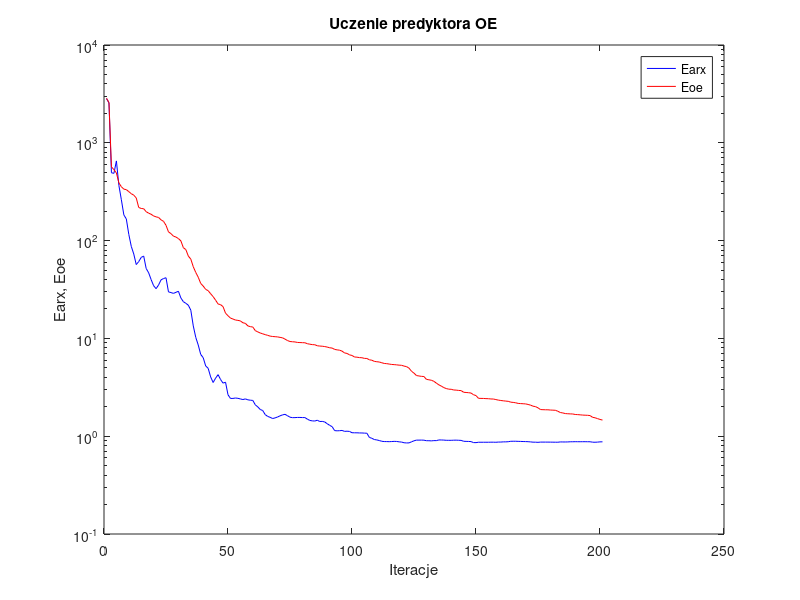
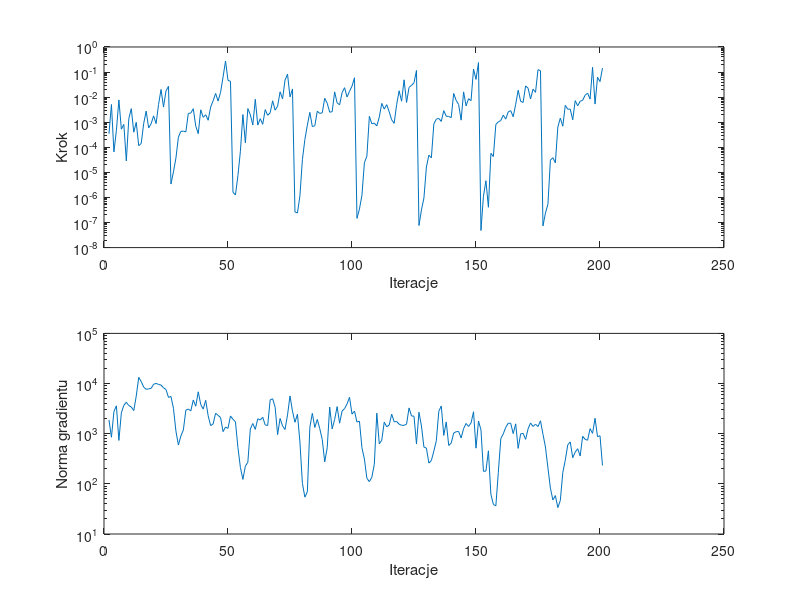

Reproduce these figures in MATLAB, in order.
%uczenie predyktora oe
clear all;
n=0; farx(n+1)=2.833337e+003; foe(n+1)=2.855579e+003; wspucz(n+1)=0.000000e+000; ng(n+1)=0.000000e+000;
%odnowa zmiennej metryki
n=1; farx(n+1)=2.557224e+003; foe(n+1)=2.583087e+003; krok(n+1)=3.467612e-004; ng(n+1)=1.878280e+003;
n=2; farx(n+1)=4.940661e+002; foe(n+1)=5.681336e+002; krok(n+1)=5.097234e-003; ng(n+1)=8.491430e+002;
n=3; farx(n+1)=4.872572e+002; foe(n+1)=5.311162e+002; krok(n+1)=6.549403e-005; ng(n+1)=2.767063e+003;
n=4; farx(n+1)=6.527462e+002; foe(n+1)=4.921113e+002; krok(n+1)=4.723236e-004; ng(n+1)=3.594606e+003;
n=5; farx(n+1)=3.666431e+002; foe(n+1)=3.894613e+002; krok(n+1)=7.737158e-003; ng(n+1)=7.344671e+002;
n=6; farx(n+1)=2.616813e+002; foe(n+1)=3.554259e+002; krok(n+1)=5.279905e-004; ng(n+1)=2.604447e+003;
n=7; farx(n+1)=1.831845e+002; foe(n+1)=3.358712e+002; krok(n+1)=8.178849e-004; ng(n+1)=3.683446e+003;
n=8; farx(n+1)=1.663998e+002; foe(n+1)=3.320189e+002; krok(n+1)=2.867992e-005; ng(n+1)=4.232961e+003;
n=9; farx(n+1)=1.157357e+002; foe(n+1)=3.166004e+002; krok(n+1)=1.387045e-003; ng(n+1)=3.632377e+003;
n=10; farx(n+1)=8.728900e+001; foe(n+1)=3.016445e+002; krok(n+1)=3.473809e-003; ng(n+1)=3.416719e+003;
n=11; farx(n+1)=7.291007e+001; foe(n+1)=2.915020e+002; krok(n+1)=4.008663e-004; ng(n+1)=2.887505e+003;
n=12; farx(n+1)=5.686907e+001; foe(n+1)=2.729538e+002; krok(n+1)=9.915259e-004; ng(n+1)=5.620577e+003;
n=13; farx(n+1)=6.104255e+001; foe(n+1)=2.181852e+002; krok(n+1)=1.156138e-004; ng(n+1)=1.328358e+004;
n=14; farx(n+1)=6.730048e+001; foe(n+1)=2.131353e+002; krok(n+1)=1.418485e-004; ng(n+1)=1.096328e+004;
n=15; farx(n+1)=6.953468e+001; foe(n+1)=2.117678e+002; krok(n+1)=8.861138e-004; ng(n+1)=8.494774e+003;
n=16; farx(n+1)=5.191239e+001; foe(n+1)=1.975823e+002; krok(n+1)=2.774090e-003; ng(n+1)=7.671434e+003;
n=17; farx(n+1)=4.687134e+001; foe(n+1)=1.907142e+002; krok(n+1)=5.958384e-004; ng(n+1)=7.833681e+003;
n=18; farx(n+1)=3.994844e+001; foe(n+1)=1.859439e+002; krok(n+1)=8.713055e-004; ng(n+1)=8.026233e+003;
n=19; farx(n+1)=3.459470e+001; foe(n+1)=1.786479e+002; krok(n+1)=1.793067e-003; ng(n+1)=9.671282e+003;
n=20; farx(n+1)=3.225532e+001; foe(n+1)=1.749273e+002; krok(n+1)=8.790130e-004; ng(n+1)=1.007563e+004;
n=21; farx(n+1)=3.516153e+001; foe(n+1)=1.724869e+002; krok(n+1)=5.128285e-003; ng(n+1)=9.576580e+003;
n=22; farx(n+1)=3.969588e+001; foe(n+1)=1.630575e+002; krok(n+1)=2.025137e-002; ng(n+1)=9.331732e+003;
n=23; farx(n+1)=4.093765e+001; foe(n+1)=1.573705e+002; krok(n+1)=4.027729e-003; ng(n+1)=8.222414e+003;
n=24; farx(n+1)=4.171614e+001; foe(n+1)=1.433750e+002; krok(n+1)=1.778972e-002; ng(n+1)=7.600802e+003;
n=25; farx(n+1)=2.990324e+001; foe(n+1)=1.228411e+002; krok(n+1)=2.691279e-002; ng(n+1)=5.294840e+003;
%odnowa zmiennej metryki
n=26; farx(n+1)=2.941390e+001; foe(n+1)=1.178043e+002; krok(n+1)=3.423357e-006; ng(n+1)=5.527100e+003;
n=27; farx(n+1)=2.887285e+001; foe(n+1)=1.110508e+002; krok(n+1)=1.046074e-005; ng(n+1)=3.213161e+003;
n=28; farx(n+1)=2.957791e+001; foe(n+1)=1.087631e+002; krok(n+1)=3.713321e-005; ng(n+1)=1.126474e+003;
n=29; farx(n+1)=3.035186e+001; foe(n+1)=1.049147e+002; krok(n+1)=2.540827e-004; ng(n+1)=5.947675e+002;
n=30; farx(n+1)=2.591220e+001; foe(n+1)=9.932342e+001; krok(n+1)=4.342261e-004; ng(n+1)=9.032102e+002;
n=31; farx(n+1)=2.373595e+001; foe(n+1)=8.461242e+001; krok(n+1)=4.395065e-004; ng(n+1)=1.185233e+003;
n=32; farx(n+1)=2.284725e+001; foe(n+1)=8.092756e+001; krok(n+1)=4.097323e-004; ng(n+1)=2.950694e+003;
n=33; farx(n+1)=2.185441e+001; foe(n+1)=6.949818e+001; krok(n+1)=2.249238e-003; ng(n+1)=3.098674e+003;
n=34; farx(n+1)=1.943346e+001; foe(n+1)=6.463991e+001; krok(n+1)=2.312359e-003; ng(n+1)=2.854793e+003;
n=35; farx(n+1)=1.341475e+001; foe(n+1)=5.401810e+001; krok(n+1)=3.456065e-003; ng(n+1)=4.693796e+003;
n=36; farx(n+1)=1.024553e+001; foe(n+1)=4.724215e+001; krok(n+1)=6.946998e-004; ng(n+1)=3.536926e+003;
n=37; farx(n+1)=8.555223e+000; foe(n+1)=4.221019e+001; krok(n+1)=3.505202e-004; ng(n+1)=6.841761e+003;
n=38; farx(n+1)=6.852589e+000; foe(n+1)=3.646333e+001; krok(n+1)=3.127439e-003; ng(n+1)=3.820426e+003;
n=39; farx(n+1)=6.353343e+000; foe(n+1)=3.429754e+001; krok(n+1)=1.564230e-003; ng(n+1)=3.097529e+003;
n=40; farx(n+1)=5.226095e+000; foe(n+1)=3.172748e+001; krok(n+1)=1.995002e-003; ng(n+1)=4.633614e+003;
n=41; farx(n+1)=4.947020e+000; foe(n+1)=3.075151e+001; krok(n+1)=1.197019e-003; ng(n+1)=2.280699e+003;
n=42; farx(n+1)=4.039237e+000; foe(n+1)=2.860628e+001; krok(n+1)=4.014511e-003; ng(n+1)=1.450300e+003;
n=43; farx(n+1)=3.541145e+000; foe(n+1)=2.675619e+001; krok(n+1)=7.163682e-003; ng(n+1)=1.565691e+003;
n=44; farx(n+1)=3.922224e+000; foe(n+1)=2.459048e+001; krok(n+1)=1.406421e-002; ng(n+1)=2.555565e+003;
n=45; farx(n+1)=4.261689e+000; foe(n+1)=2.248306e+001; krok(n+1)=6.956269e-003; ng(n+1)=2.320159e+003;
n=46; farx(n+1)=3.799287e+000; foe(n+1)=2.213789e+001; krok(n+1)=1.552039e-002; ng(n+1)=2.102336e+003;
n=47; farx(n+1)=3.488637e+000; foe(n+1)=2.113768e+001; krok(n+1)=6.306675e-002; ng(n+1)=1.099974e+003;
n=48; farx(n+1)=3.568108e+000; foe(n+1)=1.810970e+001; krok(n+1)=2.760258e-001; ng(n+1)=1.357478e+003;
n=49; farx(n+1)=2.651560e+000; foe(n+1)=1.705052e+001; krok(n+1)=4.655230e-002; ng(n+1)=1.276616e+003;
n=50; farx(n+1)=2.433213e+000; foe(n+1)=1.613216e+001; krok(n+1)=4.277073e-002; ng(n+1)=2.259571e+003;
%odnowa zmiennej metryki
n=51; farx(n+1)=2.433761e+000; foe(n+1)=1.578302e+001; krok(n+1)=1.630424e-006; ng(n+1)=1.937770e+003;
n=52; farx(n+1)=2.458643e+000; foe(n+1)=1.541837e+001; krok(n+1)=1.251494e-006; ng(n+1)=1.727209e+003;
n=53; farx(n+1)=2.439065e+000; foe(n+1)=1.528327e+001; krok(n+1)=7.425417e-006; ng(n+1)=5.297367e+002;
n=54; farx(n+1)=2.405500e+000; foe(n+1)=1.509659e+001; krok(n+1)=6.997574e-005; ng(n+1)=2.124110e+002;
n=55; farx(n+1)=2.369212e+000; foe(n+1)=1.445279e+001; krok(n+1)=2.027074e-003; ng(n+1)=1.227016e+002;
n=56; farx(n+1)=2.406556e+000; foe(n+1)=1.425484e+001; krok(n+1)=1.509575e-004; ng(n+1)=2.247750e+002;
n=57; farx(n+1)=2.355850e+000; foe(n+1)=1.342346e+001; krok(n+1)=3.503934e-003; ng(n+1)=2.698745e+002;
n=58; farx(n+1)=2.333902e+000; foe(n+1)=1.318335e+001; krok(n+1)=1.997747e-003; ng(n+1)=1.238049e+003;
n=59; farx(n+1)=2.322140e+000; foe(n+1)=1.307835e+001; krok(n+1)=7.740461e-004; ng(n+1)=1.596285e+003;
n=60; farx(n+1)=2.095334e+000; foe(n+1)=1.201292e+001; krok(n+1)=8.202462e-003; ng(n+1)=1.220004e+003;
n=61; farx(n+1)=1.993749e+000; foe(n+1)=1.165638e+001; krok(n+1)=7.663457e-004; ng(n+1)=1.979977e+003;
n=62; farx(n+1)=1.876102e+000; foe(n+1)=1.135832e+001; krok(n+1)=1.387045e-003; ng(n+1)=1.874386e+003;
n=63; farx(n+1)=1.829995e+000; foe(n+1)=1.113839e+001; krok(n+1)=8.258271e-004; ng(n+1)=2.125810e+003;
n=64; farx(n+1)=1.662320e+000; foe(n+1)=1.092776e+001; krok(n+1)=3.176507e-003; ng(n+1)=1.493785e+003;
n=65; farx(n+1)=1.593920e+000; foe(n+1)=1.074860e+001; krok(n+1)=1.889294e-003; ng(n+1)=1.459053e+003;
n=66; farx(n+1)=1.559139e+000; foe(n+1)=1.055307e+001; krok(n+1)=2.368463e-003; ng(n+1)=4.729823e+003;
n=67; farx(n+1)=1.516025e+000; foe(n+1)=1.045923e+001; krok(n+1)=7.144846e-003; ng(n+1)=4.969830e+003;
n=68; farx(n+1)=1.539034e+000; foe(n+1)=1.040982e+001; krok(n+1)=3.021288e-003; ng(n+1)=3.378508e+003;
n=69; farx(n+1)=1.572511e+000; foe(n+1)=1.035861e+001; krok(n+1)=4.352613e-003; ng(n+1)=9.586737e+002;
n=70; farx(n+1)=1.615954e+000; foe(n+1)=1.024256e+001; krok(n+1)=1.626130e-002; ng(n+1)=2.015124e+003;
n=71; farx(n+1)=1.652515e+000; foe(n+1)=1.013447e+001; krok(n+1)=8.625805e-003; ng(n+1)=1.431975e+003;
n=72; farx(n+1)=1.673717e+000; foe(n+1)=9.826156e+000; krok(n+1)=4.797973e-002; ng(n+1)=1.212552e+003;
n=73; farx(n+1)=1.618829e+000; foe(n+1)=9.505086e+000; krok(n+1)=8.205256e-002; ng(n+1)=2.369294e+003;
n=74; farx(n+1)=1.564521e+000; foe(n+1)=9.293138e+000; krok(n+1)=1.021537e-002; ng(n+1)=5.662106e+003;
n=75; farx(n+1)=1.547844e+000; foe(n+1)=9.242731e+000; krok(n+1)=2.117616e-002; ng(n+1)=2.816956e+003;
%odnowa zmiennej metryki
n=76; farx(n+1)=1.549184e+000; foe(n+1)=9.200874e+000; krok(n+1)=2.632387e-007; ng(n+1)=1.691193e+003;
n=77; farx(n+1)=1.555354e+000; foe(n+1)=9.094815e+000; krok(n+1)=2.405806e-007; ng(n+1)=2.444120e+003;
n=78; farx(n+1)=1.555421e+000; foe(n+1)=9.067767e+000; krok(n+1)=1.159101e-006; ng(n+1)=6.841180e+002;
n=79; farx(n+1)=1.550715e+000; foe(n+1)=9.043394e+000; krok(n+1)=3.287425e-005; ng(n+1)=1.020821e+002;
n=80; farx(n+1)=1.550458e+000; foe(n+1)=9.027311e+000; krok(n+1)=2.045351e-004; ng(n+1)=5.425599e+001;
n=81; farx(n+1)=1.494722e+000; foe(n+1)=8.824349e+000; krok(n+1)=7.648498e-004; ng(n+1)=6.965970e+001;
n=82; farx(n+1)=1.449635e+000; foe(n+1)=8.724981e+000; krok(n+1)=2.472199e-003; ng(n+1)=1.342500e+003;
n=83; farx(n+1)=1.434785e+000; foe(n+1)=8.638841e+000; krok(n+1)=6.694872e-004; ng(n+1)=2.549157e+003;
n=84; farx(n+1)=1.429509e+000; foe(n+1)=8.615070e+000; krok(n+1)=7.209870e-004; ng(n+1)=1.332274e+003;
n=85; farx(n+1)=1.456353e+000; foe(n+1)=8.406691e+000; krok(n+1)=2.739044e-003; ng(n+1)=1.924352e+003;
n=86; farx(n+1)=1.413961e+000; foe(n+1)=8.353522e+000; krok(n+1)=2.241713e-003; ng(n+1)=1.262826e+003;
n=87; farx(n+1)=1.417004e+000; foe(n+1)=8.319781e+000; krok(n+1)=2.369206e-003; ng(n+1)=7.654636e+002;
n=88; farx(n+1)=1.398982e+000; foe(n+1)=8.252114e+000; krok(n+1)=9.010365e-003; ng(n+1)=2.741844e+002;
n=89; farx(n+1)=1.341491e+000; foe(n+1)=8.154856e+000; krok(n+1)=5.711090e-003; ng(n+1)=5.227319e+002;
n=90; farx(n+1)=1.292112e+000; foe(n+1)=8.020679e+000; krok(n+1)=2.511035e-003; ng(n+1)=3.409467e+003;
n=91; farx(n+1)=1.250497e+000; foe(n+1)=7.966829e+000; krok(n+1)=2.621411e-003; ng(n+1)=1.249296e+003;
n=92; farx(n+1)=1.140748e+000; foe(n+1)=7.718642e+000; krok(n+1)=1.622875e-002; ng(n+1)=1.921843e+003;
n=93; farx(n+1)=1.134930e+000; foe(n+1)=7.633827e+000; krok(n+1)=5.915258e-003; ng(n+1)=3.467044e+003;
n=94; farx(n+1)=1.138606e+000; foe(n+1)=7.577050e+000; krok(n+1)=4.938447e-003; ng(n+1)=1.617254e+003;
n=95; farx(n+1)=1.146010e+000; foe(n+1)=7.408234e+000; krok(n+1)=1.503491e-002; ng(n+1)=2.827260e+003;
n=96; farx(n+1)=1.120387e+000; foe(n+1)=7.103240e+000; krok(n+1)=2.378377e-002; ng(n+1)=3.157317e+003;
n=97; farx(n+1)=1.125227e+000; foe(n+1)=7.021661e+000; krok(n+1)=1.012568e-002; ng(n+1)=3.920716e+003;
n=98; farx(n+1)=1.118965e+000; foe(n+1)=6.786841e+000; krok(n+1)=1.706649e-002; ng(n+1)=5.328891e+003;
n=99; farx(n+1)=1.085166e+000; foe(n+1)=6.693072e+000; krok(n+1)=2.732857e-002; ng(n+1)=2.458438e+003;
n=100; farx(n+1)=1.083626e+000; foe(n+1)=6.454552e+000; krok(n+1)=5.919426e-002; ng(n+1)=2.832392e+003;
%odnowa zmiennej metryki
n=101; farx(n+1)=1.083195e+000; foe(n+1)=6.427378e+000; krok(n+1)=1.466939e-007; ng(n+1)=1.704643e+003;
n=102; farx(n+1)=1.079871e+000; foe(n+1)=6.363136e+000; krok(n+1)=3.437412e-007; ng(n+1)=1.774411e+003;
n=103; farx(n+1)=1.079243e+000; foe(n+1)=6.344894e+000; krok(n+1)=1.213350e-006; ng(n+1)=5.252293e+002;
n=104; farx(n+1)=1.075225e+000; foe(n+1)=6.247810e+000; krok(n+1)=2.418894e-005; ng(n+1)=3.123803e+002;
n=105; farx(n+1)=1.072285e+000; foe(n+1)=6.235431e+000; krok(n+1)=4.439098e-005; ng(n+1)=1.291092e+002;
n=106; farx(n+1)=9.718620e-001; foe(n+1)=6.042369e+000; krok(n+1)=1.713251e-003; ng(n+1)=1.106748e+002;
n=107; farx(n+1)=9.518771e-001; foe(n+1)=5.982869e+000; krok(n+1)=8.651099e-004; ng(n+1)=1.356356e+002;
n=108; farx(n+1)=9.245200e-001; foe(n+1)=5.823701e+000; krok(n+1)=9.192772e-004; ng(n+1)=2.458490e+002;
n=109; farx(n+1)=9.159795e-001; foe(n+1)=5.774223e+000; krok(n+1)=7.138862e-004; ng(n+1)=2.565653e+003;
n=110; farx(n+1)=9.030976e-001; foe(n+1)=5.735616e+000; krok(n+1)=1.588254e-003; ng(n+1)=6.296195e+002;
n=111; farx(n+1)=8.874787e-001; foe(n+1)=5.637169e+000; krok(n+1)=5.627734e-003; ng(n+1)=7.398138e+002;
n=112; farx(n+1)=8.815817e-001; foe(n+1)=5.545956e+000; krok(n+1)=3.350038e-003; ng(n+1)=1.699898e+003;
n=113; farx(n+1)=8.810767e-001; foe(n+1)=5.517772e+000; krok(n+1)=5.022246e-003; ng(n+1)=1.373641e+003;
n=114; farx(n+1)=8.791570e-001; foe(n+1)=5.466469e+000; krok(n+1)=2.607264e-003; ng(n+1)=1.491967e+003;
n=115; farx(n+1)=8.819707e-001; foe(n+1)=5.415556e+000; krok(n+1)=1.244450e-003; ng(n+1)=2.453268e+003;
n=116; farx(n+1)=8.853977e-001; foe(n+1)=5.393686e+000; krok(n+1)=9.053002e-004; ng(n+1)=1.728944e+003;
n=117; farx(n+1)=8.837276e-001; foe(n+1)=5.363865e+000; krok(n+1)=5.062842e-003; ng(n+1)=1.749634e+003;
n=118; farx(n+1)=8.758524e-001; foe(n+1)=5.327594e+000; krok(n+1)=1.791379e-002; ng(n+1)=1.547081e+003;
n=119; farx(n+1)=8.708307e-001; foe(n+1)=5.308830e+000; krok(n+1)=6.884742e-003; ng(n+1)=1.470092e+003;
n=120; farx(n+1)=8.570929e-001; foe(n+1)=5.210771e+000; krok(n+1)=4.904612e-002; ng(n+1)=1.469405e+003;
n=121; farx(n+1)=8.531952e-001; foe(n+1)=5.145873e+000; krok(n+1)=6.130766e-003; ng(n+1)=1.551088e+003;
n=122; farx(n+1)=8.544163e-001; foe(n+1)=4.961050e+000; krok(n+1)=2.452306e-002; ng(n+1)=3.264818e+003;
n=123; farx(n+1)=8.760176e-001; foe(n+1)=4.613401e+000; krok(n+1)=2.946581e-002; ng(n+1)=2.260751e+003;
n=124; farx(n+1)=8.973723e-001; foe(n+1)=4.411663e+000; krok(n+1)=3.747106e-002; ng(n+1)=2.229860e+003;
n=125; farx(n+1)=9.118500e-001; foe(n+1)=4.168011e+000; krok(n+1)=1.158784e-001; ng(n+1)=6.281839e+002;
%odnowa zmiennej metryki
n=126; farx(n+1)=9.117068e-001; foe(n+1)=4.129864e+000; krok(n+1)=7.595520e-008; ng(n+1)=2.681421e+003;
n=127; farx(n+1)=9.125696e-001; foe(n+1)=4.091942e+000; krok(n+1)=3.167068e-007; ng(n+1)=1.423684e+003;
n=128; farx(n+1)=9.107420e-001; foe(n+1)=4.076672e+000; krok(n+1)=9.481546e-007; ng(n+1)=5.407433e+002;
n=129; farx(n+1)=8.993813e-001; foe(n+1)=3.814255e+000; krok(n+1)=1.641304e-005; ng(n+1)=5.162291e+002;
n=130; farx(n+1)=8.992513e-001; foe(n+1)=3.773566e+000; krok(n+1)=4.856864e-005; ng(n+1)=2.590709e+002;
n=131; farx(n+1)=8.958224e-001; foe(n+1)=3.733730e+000; krok(n+1)=3.791849e-005; ng(n+1)=2.925964e+002;
n=132; farx(n+1)=9.014822e-001; foe(n+1)=3.641540e+000; krok(n+1)=8.567570e-004; ng(n+1)=4.499541e+002;
n=133; farx(n+1)=9.010835e-001; foe(n+1)=3.493113e+000; krok(n+1)=1.330026e-003; ng(n+1)=7.232436e+002;
n=134; farx(n+1)=9.156008e-001; foe(n+1)=3.351981e+000; krok(n+1)=1.413789e-003; ng(n+1)=2.798818e+003;
n=135; farx(n+1)=9.148992e-001; foe(n+1)=3.255887e+000; krok(n+1)=1.081070e-003; ng(n+1)=3.568504e+003;
n=136; farx(n+1)=9.126633e-001; foe(n+1)=3.141155e+000; krok(n+1)=2.896066e-003; ng(n+1)=9.251877e+002;
n=137; farx(n+1)=9.081160e-001; foe(n+1)=3.071608e+000; krok(n+1)=1.721185e-003; ng(n+1)=1.717331e+003;
n=138; farx(n+1)=9.078771e-001; foe(n+1)=3.026017e+000; krok(n+1)=1.700633e-003; ng(n+1)=5.824204e+002;
n=139; farx(n+1)=9.077557e-001; foe(n+1)=3.017553e+000; krok(n+1)=1.517951e-003; ng(n+1)=6.489583e+002;
n=140; farx(n+1)=9.102845e-001; foe(n+1)=2.969318e+000; krok(n+1)=1.405854e-002; ng(n+1)=1.031378e+003;
n=141; farx(n+1)=9.113519e-001; foe(n+1)=2.959790e+000; krok(n+1)=7.431661e-003; ng(n+1)=1.095549e+003;
n=142; farx(n+1)=9.087340e-001; foe(n+1)=2.937722e+000; krok(n+1)=5.062842e-003; ng(n+1)=1.108222e+003;
n=143; farx(n+1)=9.062587e-001; foe(n+1)=2.925930e+000; krok(n+1)=1.207428e-003; ng(n+1)=8.212162e+002;
n=144; farx(n+1)=8.877420e-001; foe(n+1)=2.814386e+000; krok(n+1)=1.620620e-002; ng(n+1)=1.267991e+003;
n=145; farx(n+1)=8.852010e-001; foe(n+1)=2.799373e+000; krok(n+1)=4.483426e-003; ng(n+1)=1.600031e+003;
n=146; farx(n+1)=8.839759e-001; foe(n+1)=2.785202e+000; krok(n+1)=8.672124e-003; ng(n+1)=1.393165e+003;
n=147; farx(n+1)=8.804254e-001; foe(n+1)=2.762588e+000; krok(n+1)=7.242402e-003; ng(n+1)=1.641245e+003;
n=148; farx(n+1)=8.605305e-001; foe(n+1)=2.654725e+000; krok(n+1)=1.312394e-001; ng(n+1)=2.737298e+003;
n=149; farx(n+1)=8.596400e-001; foe(n+1)=2.601884e+000; krok(n+1)=5.104106e-002; ng(n+1)=5.148764e+002;
n=150; farx(n+1)=8.674464e-001; foe(n+1)=2.439618e+000; krok(n+1)=2.394184e-001; ng(n+1)=1.790029e+003;
%odnowa zmiennej metryki
n=151; farx(n+1)=8.675122e-001; foe(n+1)=2.435102e+000; krok(n+1)=4.816024e-008; ng(n+1)=1.197025e+003;
n=152; farx(n+1)=8.674123e-001; foe(n+1)=2.433015e+000; krok(n+1)=1.124576e-006; ng(n+1)=1.775144e+002;
n=153; farx(n+1)=8.675426e-001; foe(n+1)=2.422892e+000; krok(n+1)=4.639767e-006; ng(n+1)=1.800179e+002;
n=154; farx(n+1)=8.675270e-001; foe(n+1)=2.418222e+000; krok(n+1)=4.053911e-007; ng(n+1)=4.556909e+002;
n=155; farx(n+1)=8.687477e-001; foe(n+1)=2.402441e+000; krok(n+1)=5.714551e-005; ng(n+1)=6.186778e+001;
n=156; farx(n+1)=8.686309e-001; foe(n+1)=2.399963e+000; krok(n+1)=4.279756e-005; ng(n+1)=3.898138e+001;
n=157; farx(n+1)=8.669374e-001; foe(n+1)=2.369417e+000; krok(n+1)=8.138997e-004; ng(n+1)=3.633263e+001;
n=158; farx(n+1)=8.710236e-001; foe(n+1)=2.339194e+000; krok(n+1)=1.031567e-003; ng(n+1)=1.687757e+002;
n=159; farx(n+1)=8.711495e-001; foe(n+1)=2.318369e+000; krok(n+1)=1.168070e-003; ng(n+1)=7.990907e+002;
n=160; farx(n+1)=8.751486e-001; foe(n+1)=2.301276e+000; krok(n+1)=1.915237e-003; ng(n+1)=9.934069e+002;
n=161; farx(n+1)=8.754342e-001; foe(n+1)=2.285367e+000; krok(n+1)=1.329544e-003; ng(n+1)=1.339862e+003;
n=162; farx(n+1)=8.784221e-001; foe(n+1)=2.272612e+000; krok(n+1)=2.600344e-003; ng(n+1)=1.622022e+003;
n=163; farx(n+1)=8.872981e-001; foe(n+1)=2.229314e+000; krok(n+1)=2.885366e-003; ng(n+1)=1.606058e+003;
n=164; farx(n+1)=8.879268e-001; foe(n+1)=2.216066e+000; krok(n+1)=1.651908e-003; ng(n+1)=1.003774e+003;
n=165; farx(n+1)=8.880708e-001; foe(n+1)=2.196667e+000; krok(n+1)=5.186798e-003; ng(n+1)=1.573530e+003;
n=166; farx(n+1)=8.857075e-001; foe(n+1)=2.164279e+000; krok(n+1)=1.885691e-002; ng(n+1)=5.095104e+002;
n=167; farx(n+1)=8.843716e-001; foe(n+1)=2.155408e+000; krok(n+1)=6.832794e-003; ng(n+1)=9.918288e+002;
n=168; farx(n+1)=8.823046e-001; foe(n+1)=2.147500e+000; krok(n+1)=6.130766e-003; ng(n+1)=1.016110e+003;
n=169; farx(n+1)=8.809365e-001; foe(n+1)=2.138936e+000; krok(n+1)=2.800363e-002; ng(n+1)=7.712796e+002;
n=170; farx(n+1)=8.790097e-001; foe(n+1)=2.112030e+000; krok(n+1)=2.272397e-002; ng(n+1)=1.252490e+003;
n=171; farx(n+1)=8.746476e-001; foe(n+1)=2.077599e+000; krok(n+1)=8.468065e-003; ng(n+1)=1.639859e+003;
n=172; farx(n+1)=8.689309e-001; foe(n+1)=2.027455e+000; krok(n+1)=2.080275e-002; ng(n+1)=1.393305e+003;
n=173; farx(n+1)=8.686845e-001; foe(n+1)=2.006687e+000; krok(n+1)=1.551403e-002; ng(n+1)=1.545681e+003;
n=174; farx(n+1)=8.656332e-001; foe(n+1)=1.950252e+000; krok(n+1)=1.241815e-001; ng(n+1)=1.386219e+003;
n=175; farx(n+1)=8.704671e-001; foe(n+1)=1.872611e+000; krok(n+1)=1.139041e-001; ng(n+1)=1.808530e+003;
%odnowa zmiennej metryki
n=176; farx(n+1)=8.703890e-001; foe(n+1)=1.867128e+000; krok(n+1)=7.312172e-008; ng(n+1)=9.735595e+002;
n=177; farx(n+1)=8.702765e-001; foe(n+1)=1.863143e+000; krok(n+1)=2.385182e-007; ng(n+1)=5.435615e+002;
n=178; farx(n+1)=8.702269e-001; foe(n+1)=1.862049e+000; krok(n+1)=5.337230e-007; ng(n+1)=2.085160e+002;
n=179; farx(n+1)=8.697628e-001; foe(n+1)=1.851538e+000; krok(n+1)=3.070447e-005; ng(n+1)=8.224893e+001;
n=180; farx(n+1)=8.689906e-001; foe(n+1)=1.846377e+000; krok(n+1)=3.862811e-005; ng(n+1)=4.777583e+001;
n=181; farx(n+1)=8.682724e-001; foe(n+1)=1.840840e+000; krok(n+1)=2.394830e-005; ng(n+1)=5.838415e+001;
n=182; farx(n+1)=8.678379e-001; foe(n+1)=1.799323e+000; krok(n+1)=6.453470e-004; ng(n+1)=3.360827e+001;
n=183; farx(n+1)=8.739914e-001; foe(n+1)=1.746816e+000; krok(n+1)=1.463096e-003; ng(n+1)=4.656184e+001;
n=184; farx(n+1)=8.731260e-001; foe(n+1)=1.729312e+000; krok(n+1)=6.935224e-004; ng(n+1)=1.689805e+002;
n=185; farx(n+1)=8.729407e-001; foe(n+1)=1.703891e+000; krok(n+1)=4.723705e-003; ng(n+1)=2.963594e+002;
n=186; farx(n+1)=8.739146e-001; foe(n+1)=1.696817e+000; krok(n+1)=3.303815e-003; ng(n+1)=6.011273e+002;
n=187; farx(n+1)=8.771792e-001; foe(n+1)=1.691170e+000; krok(n+1)=3.334617e-003; ng(n+1)=6.864421e+002;
n=188; farx(n+1)=8.774416e-001; foe(n+1)=1.687563e+000; krok(n+1)=1.250908e-003; ng(n+1)=3.320793e+002;
n=189; farx(n+1)=8.790164e-001; foe(n+1)=1.667364e+000; krok(n+1)=7.251821e-003; ng(n+1)=4.290759e+002;
n=190; farx(n+1)=8.781119e-001; foe(n+1)=1.662520e+000; krok(n+1)=4.520892e-003; ng(n+1)=5.027379e+002;
n=191; farx(n+1)=8.779467e-001; foe(n+1)=1.653986e+000; krok(n+1)=6.853004e-003; ng(n+1)=3.591087e+002;
n=192; farx(n+1)=8.786374e-001; foe(n+1)=1.644408e+000; krok(n+1)=7.444102e-003; ng(n+1)=8.881967e+002;
n=193; farx(n+1)=8.786747e-001; foe(n+1)=1.639871e+000; krok(n+1)=1.193571e-002; ng(n+1)=7.713604e+002;
n=194; farx(n+1)=8.778428e-001; foe(n+1)=1.635572e+000; krok(n+1)=1.438335e-002; ng(n+1)=7.411177e+002;
n=195; farx(n+1)=8.776154e-001; foe(n+1)=1.624959e+000; krok(n+1)=8.349282e-003; ng(n+1)=1.258722e+003;
n=196; farx(n+1)=8.688983e-001; foe(n+1)=1.559964e+000; krok(n+1)=1.545805e-001; ng(n+1)=1.015690e+003;
n=197; farx(n+1)=8.674089e-001; foe(n+1)=1.543410e+000; krok(n+1)=5.294040e-003; ng(n+1)=2.032142e+003;
n=198; farx(n+1)=8.700770e-001; foe(n+1)=1.513559e+000; krok(n+1)=6.206136e-002; ng(n+1)=8.736160e+002;
n=199; farx(n+1)=8.753989e-001; foe(n+1)=1.483988e+000; krok(n+1)=4.152360e-002; ng(n+1)=9.100232e+002;
n=200; farx(n+1)=8.762333e-001; foe(n+1)=1.461653e+000; krok(n+1)=1.439513e-001; ng(n+1)=2.328060e+002;

figure; semilogy(farx,'b'); hold on; semilogy(foe,'r'); xlabel('Iteracje'); ylabel('Earx, Eoe'); legend('Earx','Eoe'); title('Uczenie predyktora OE');
figure; subplot(2,1,1); semilogy(krok); xlabel('Iteracje'); ylabel('Krok');
subplot(2,1,2); semilogy(ng); xlabel('Iteracje'); ylabel('Norma gradientu');
Earx=farx(n+1)
Eoe=foe(n+1)
